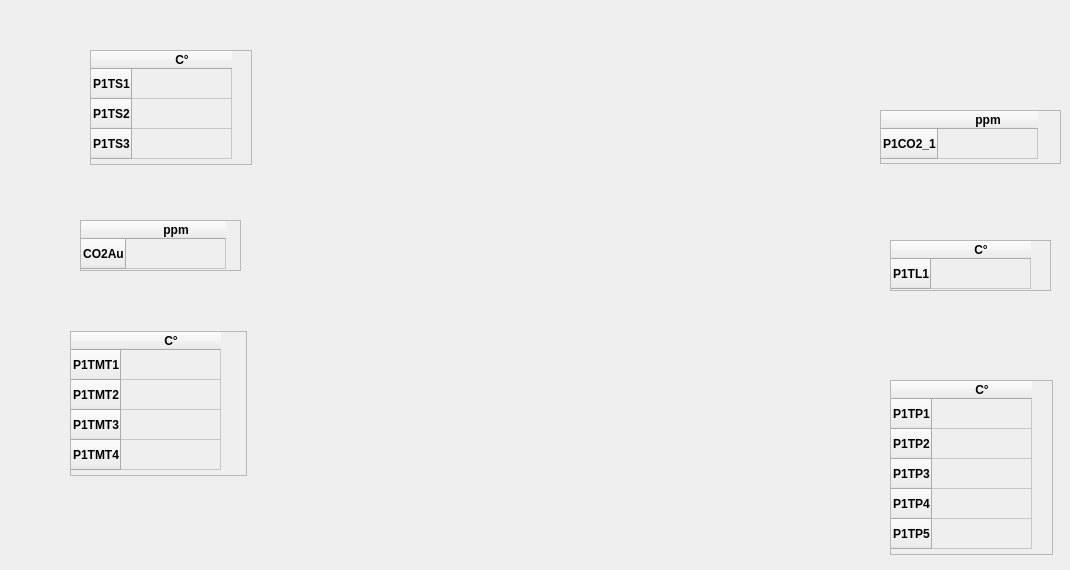
    <widget class="QWidget" name="tab_1">
     <property name="enabled">
      <bool>true</bool>
     </property>
     <attribute name="title">
      <string>Piso 1</string>
     </attribute>
     <widget class="QTableWidget" name="tableWidget">
      <property name="enabled">
       <bool>false</bool>
      </property>
      <property name="geometry">
       <rect>
        <x>90</x>
        <y>50</y>
        <width>162</width>
        <height>115</height>
       </rect>
      </property>
      <property name="palette">
       <palette>
        <active>
         <colorrole role="WindowText">
          <brush brushstyle="SolidPattern">
           <color alpha="255">
            <red>16</red>
            <green>0</green>
            <blue>112</blue>
           </color>
          </brush>
         </colorrole>
         <colorrole role="Dark">
          <brush brushstyle="SolidPattern">
           <color alpha="255">
            <red>0</red>
            <green>0</green>
            <blue>0</blue>
           </color>
          </brush>
         </colorrole>
         <colorrole role="Text">
          <brush brushstyle="SolidPattern">
           <color alpha="255">
            <red>0</red>
            <green>0</green>
            <blue>0</blue>
           </color>
          </brush>
         </colorrole>
         <colorrole role="ButtonText">
          <brush brushstyle="SolidPattern">
           <color alpha="255">
            <red>0</red>
            <green>0</green>
            <blue>0</blue>
           </color>
          </brush>
         </colorrole>
         <colorrole role="PlaceholderText">
          <brush brushstyle="NoBrush">
           <color alpha="128">
            <red>0</red>
            <green>0</green>
            <blue>0</blue>
           </color>
          </brush>
         </colorrole>
        </active>
        <inactive>
         <colorrole role="WindowText">
          <brush brushstyle="SolidPattern">
           <color alpha="255">
            <red>16</red>
            <green>0</green>
            <blue>112</blue>
           </color>
          </brush>
         </colorrole>
         <colorrole role="Dark">
          <brush brushstyle="SolidPattern">
           <color alpha="255">
            <red>0</red>
            <green>0</green>
            <blue>0</blue>
           </color>
          </brush>
         </colorrole>
         <colorrole role="Text">
          <brush brushstyle="SolidPattern">
           <color alpha="255">
            <red>0</red>
            <green>0</green>
            <blue>0</blue>
           </color>
          </brush>
         </colorrole>
         <colorrole role="ButtonText">
          <brush brushstyle="SolidPattern">
           <color alpha="255">
            <red>0</red>
            <green>0</green>
            <blue>0</blue>
           </color>
          </brush>
         </colorrole>
         <colorrole role="PlaceholderText">
          <brush brushstyle="NoBrush">
           <color alpha="128">
            <red>0</red>
            <green>0</green>
            <blue>0</blue>
           </color>
          </brush>
         </colorrole>
        </inactive>
        <disabled>
         <colorrole role="WindowText">
          <brush brushstyle="SolidPattern">
           <color alpha="255">
            <red>0</red>
            <green>0</green>
            <blue>0</blue>
           </color>
          </brush>
         </colorrole>
         <colorrole role="Dark">
          <brush brushstyle="SolidPattern">
           <color alpha="255">
            <red>0</red>
            <green>0</green>
            <blue>0</blue>
           </color>
          </brush>
         </colorrole>
         <colorrole role="Text">
          <brush brushstyle="SolidPattern">
           <color alpha="255">
            <red>0</red>
            <green>0</green>
            <blue>0</blue>
           </color>
          </brush>
         </colorrole>
         <colorrole role="ButtonText">
          <brush brushstyle="SolidPattern">
           <color alpha="255">
            <red>0</red>
            <green>0</green>
            <blue>0</blue>
           </color>
          </brush>
         </colorrole>
         <colorrole role="PlaceholderText">
          <brush brushstyle="NoBrush">
           <color alpha="128">
            <red>0</red>
            <green>0</green>
            <blue>0</blue>
           </color>
          </brush>
         </colorrole>
        </disabled>
       </palette>
      </property>
      <property name="font">
       <font>
        <family>Segoe UI</family>
        <weight>75</weight>
        <bold>true</bold>
       </font>
      </property>
      <row>
       <property name="text">
        <string>P1TS1</string>
       </property>
       <property name="textAlignment">
        <set>AlignCenter</set>
       </property>
      </row>
      <row>
       <property name="text">
        <string>P1TS2</string>
       </property>
       <property name="textAlignment">
        <set>AlignCenter</set>
       </property>
      </row>
      <row>
       <property name="text">
        <string>P1TS3</string>
       </property>
       <property name="textAlignment">
        <set>AlignCenter</set>
       </property>
      </row>
      <column>
       <property name="text">
        <string extracomment="sdadsfasdsdfd">C°</string>
       </property>
      </column>
      <item row="0" column="0">
       <property name="text">
        <string/>
       </property>
       <property name="textAlignment">
        <set>AlignCenter</set>
       </property>
      </item>
      <item row="1" column="0">
       <property name="text">
        <string/>
       </property>
       <property name="textAlignment">
        <set>AlignCenter</set>
       </property>
      </item>
      <item row="2" column="0">
       <property name="text">
        <string/>
       </property>
       <property name="textAlignment">
        <set>AlignCenter</set>
       </property>
      </item>
     </widget>
     <widget class="QTableWidget" name="tableWidget_2">
      <property name="enabled">
       <bool>false</bool>
      </property>
      <property name="geometry">
       <rect>
        <x>890</x>
        <y>240</y>
        <width>161</width>
        <height>51</height>
       </rect>
      </property>
      <property name="palette">
       <palette>
        <active>
         <colorrole role="WindowText">
          <brush brushstyle="SolidPattern">
           <color alpha="255">
            <red>16</red>
            <green>0</green>
            <blue>112</blue>
           </color>
          </brush>
         </colorrole>
         <colorrole role="Dark">
          <brush brushstyle="SolidPattern">
           <color alpha="255">
            <red>0</red>
            <green>0</green>
            <blue>0</blue>
           </color>
          </brush>
         </colorrole>
         <colorrole role="Text">
          <brush brushstyle="SolidPattern">
           <color alpha="255">
            <red>0</red>
            <green>0</green>
            <blue>0</blue>
           </color>
          </brush>
         </colorrole>
         <colorrole role="ButtonText">
          <brush brushstyle="SolidPattern">
           <color alpha="255">
            <red>0</red>
            <green>0</green>
            <blue>0</blue>
           </color>
          </brush>
         </colorrole>
         <colorrole role="PlaceholderText">
          <brush brushstyle="NoBrush">
           <color alpha="128">
            <red>0</red>
            <green>0</green>
            <blue>0</blue>
           </color>
          </brush>
         </colorrole>
        </active>
        <inactive>
         <colorrole role="WindowText">
          <brush brushstyle="SolidPattern">
           <color alpha="255">
            <red>16</red>
            <green>0</green>
            <blue>112</blue>
           </color>
          </brush>
         </colorrole>
         <colorrole role="Dark">
          <brush brushstyle="SolidPattern">
           <color alpha="255">
            <red>0</red>
            <green>0</green>
            <blue>0</blue>
           </color>
          </brush>
         </colorrole>
         <colorrole role="Text">
          <brush brushstyle="SolidPattern">
           <color alpha="255">
            <red>0</red>
            <green>0</green>
            <blue>0</blue>
           </color>
          </brush>
         </colorrole>
         <colorrole role="ButtonText">
          <brush brushstyle="SolidPattern">
           <color alpha="255">
            <red>0</red>
            <green>0</green>
            <blue>0</blue>
           </color>
          </brush>
         </colorrole>
         <colorrole role="PlaceholderText">
          <brush brushstyle="NoBrush">
           <color alpha="128">
            <red>0</red>
            <green>0</green>
            <blue>0</blue>
           </color>
          </brush>
         </colorrole>
        </inactive>
        <disabled>
         <colorrole role="WindowText">
          <brush brushstyle="SolidPattern">
           <color alpha="255">
            <red>0</red>
            <green>0</green>
            <blue>0</blue>
           </color>
          </brush>
         </colorrole>
         <colorrole role="Dark">
          <brush brushstyle="SolidPattern">
           <color alpha="255">
            <red>0</red>
            <green>0</green>
            <blue>0</blue>
           </color>
          </brush>
         </colorrole>
         <colorrole role="Text">
          <brush brushstyle="SolidPattern">
           <color alpha="255">
            <red>0</red>
            <green>0</green>
            <blue>0</blue>
           </color>
          </brush>
         </colorrole>
         <colorrole role="ButtonText">
          <brush brushstyle="SolidPattern">
           <color alpha="255">
            <red>0</red>
            <green>0</green>
            <blue>0</blue>
           </color>
          </brush>
         </colorrole>
         <colorrole role="PlaceholderText">
          <brush brushstyle="NoBrush">
           <color alpha="128">
            <red>0</red>
            <green>0</green>
            <blue>0</blue>
           </color>
          </brush>
         </colorrole>
        </disabled>
       </palette>
      </property>
      <property name="font">
       <font>
        <family>Segoe UI</family>
        <weight>75</weight>
        <bold>true</bold>
       </font>
      </property>
      <row>
       <property name="text">
        <string>P1TL1</string>
       </property>
       <property name="textAlignment">
        <set>AlignCenter</set>
       </property>
      </row>
      <column>
       <property name="text">
        <string>C°</string>
       </property>
      </column>
      <item row="0" column="0">
       <property name="text">
        <string/>
       </property>
       <property name="textAlignment">
        <set>AlignCenter</set>
       </property>
      </item>
     </widget>
     <widget class="QTableWidget" name="tableWidget_3">
      <property name="enabled">
       <bool>false</bool>
      </property>
      <property name="geometry">
       <rect>
        <x>70</x>
        <y>331</y>
        <width>177</width>
        <height>145</height>
       </rect>
      </property>
      <property name="palette">
       <palette>
        <active>
         <colorrole role="WindowText">
          <brush brushstyle="SolidPattern">
           <color alpha="255">
            <red>16</red>
            <green>0</green>
            <blue>112</blue>
           </color>
          </brush>
         </colorrole>
         <colorrole role="Dark">
          <brush brushstyle="SolidPattern">
           <color alpha="255">
            <red>0</red>
            <green>0</green>
            <blue>0</blue>
           </color>
          </brush>
         </colorrole>
         <colorrole role="Text">
          <brush brushstyle="SolidPattern">
           <color alpha="255">
            <red>0</red>
            <green>0</green>
            <blue>0</blue>
           </color>
          </brush>
         </colorrole>
         <colorrole role="ButtonText">
          <brush brushstyle="SolidPattern">
           <color alpha="255">
            <red>0</red>
            <green>0</green>
            <blue>0</blue>
           </color>
          </brush>
         </colorrole>
         <colorrole role="PlaceholderText">
          <brush brushstyle="NoBrush">
           <color alpha="128">
            <red>0</red>
            <green>0</green>
            <blue>0</blue>
           </color>
          </brush>
         </colorrole>
        </active>
        <inactive>
         <colorrole role="WindowText">
          <brush brushstyle="SolidPattern">
           <color alpha="255">
            <red>16</red>
            <green>0</green>
            <blue>112</blue>
           </color>
          </brush>
         </colorrole>
         <colorrole role="Dark">
          <brush brushstyle="SolidPattern">
           <color alpha="255">
            <red>0</red>
            <green>0</green>
            <blue>0</blue>
           </color>
          </brush>
         </colorrole>
         <colorrole role="Text">
          <brush brushstyle="SolidPattern">
           <color alpha="255">
            <red>0</red>
            <green>0</green>
            <blue>0</blue>
           </color>
          </brush>
         </colorrole>
         <colorrole role="ButtonText">
          <brush brushstyle="SolidPattern">
           <color alpha="255">
            <red>0</red>
            <green>0</green>
            <blue>0</blue>
           </color>
          </brush>
         </colorrole>
         <colorrole role="PlaceholderText">
          <brush brushstyle="NoBrush">
           <color alpha="128">
            <red>0</red>
            <green>0</green>
            <blue>0</blue>
           </color>
          </brush>
         </colorrole>
        </inactive>
        <disabled>
         <colorrole role="WindowText">
          <brush brushstyle="SolidPattern">
           <color alpha="255">
            <red>0</red>
            <green>0</green>
            <blue>0</blue>
           </color>
          </brush>
         </colorrole>
         <colorrole role="Dark">
          <brush brushstyle="SolidPattern">
           <color alpha="255">
            <red>0</red>
            <green>0</green>
            <blue>0</blue>
           </color>
          </brush>
         </colorrole>
         <colorrole role="Text">
          <brush brushstyle="SolidPattern">
           <color alpha="255">
            <red>0</red>
            <green>0</green>
            <blue>0</blue>
           </color>
          </brush>
         </colorrole>
         <colorrole role="ButtonText">
          <brush brushstyle="SolidPattern">
           <color alpha="255">
            <red>0</red>
            <green>0</green>
            <blue>0</blue>
           </color>
          </brush>
         </colorrole>
         <colorrole role="PlaceholderText">
          <brush brushstyle="NoBrush">
           <color alpha="128">
            <red>0</red>
            <green>0</green>
            <blue>0</blue>
           </color>
          </brush>
         </colorrole>
        </disabled>
       </palette>
      </property>
      <property name="font">
       <font>
        <family>Segoe UI</family>
        <weight>75</weight>
        <bold>true</bold>
       </font>
      </property>
      <row>
       <property name="text">
        <string>P1TMT1</string>
       </property>
       <property name="textAlignment">
        <set>AlignCenter</set>
       </property>
      </row>
      <row>
       <property name="text">
        <string>P1TMT2</string>
       </property>
       <property name="textAlignment">
        <set>AlignCenter</set>
       </property>
      </row>
      <row>
       <property name="text">
        <string>P1TMT3</string>
       </property>
       <property name="textAlignment">
        <set>AlignCenter</set>
       </property>
      </row>
      <row>
       <property name="text">
        <string>P1TMT4</string>
       </property>
       <property name="textAlignment">
        <set>AlignCenter</set>
       </property>
      </row>
      <column>
       <property name="text">
        <string>C°</string>
       </property>
      </column>
      <item row="0" column="0">
       <property name="text">
        <string/>
       </property>
       <property name="textAlignment">
        <set>AlignCenter</set>
       </property>
      </item>
      <item row="1" column="0">
       <property name="text">
        <string/>
       </property>
       <property name="textAlignment">
        <set>AlignCenter</set>
       </property>
      </item>
      <item row="2" column="0">
       <property name="text">
        <string/>
       </property>
       <property name="textAlignment">
        <set>AlignCenter</set>
       </property>
      </item>
      <item row="3" column="0">
       <property name="text">
        <string/>
       </property>
       <property name="textAlignment">
        <set>AlignCenter</set>
       </property>
      </item>
     </widget>
     <widget class="QTableWidget" name="tableWidget_4">
      <property name="enabled">
       <bool>false</bool>
      </property>
      <property name="geometry">
       <rect>
        <x>890</x>
        <y>380</y>
        <width>163</width>
        <height>175</height>
       </rect>
      </property>
      <property name="palette">
       <palette>
        <active>
         <colorrole role="WindowText">
          <brush brushstyle="SolidPattern">
           <color alpha="255">
            <red>16</red>
            <green>0</green>
            <blue>112</blue>
           </color>
          </brush>
         </colorrole>
         <colorrole role="Dark">
          <brush brushstyle="SolidPattern">
           <color alpha="255">
            <red>0</red>
            <green>0</green>
            <blue>0</blue>
           </color>
          </brush>
         </colorrole>
         <colorrole role="Text">
          <brush brushstyle="SolidPattern">
           <color alpha="255">
            <red>0</red>
            <green>0</green>
            <blue>0</blue>
           </color>
          </brush>
         </colorrole>
         <colorrole role="ButtonText">
          <brush brushstyle="SolidPattern">
           <color alpha="255">
            <red>0</red>
            <green>0</green>
            <blue>0</blue>
           </color>
          </brush>
         </colorrole>
         <colorrole role="PlaceholderText">
          <brush brushstyle="NoBrush">
           <color alpha="128">
            <red>0</red>
            <green>0</green>
            <blue>0</blue>
           </color>
          </brush>
         </colorrole>
        </active>
        <inactive>
         <colorrole role="WindowText">
          <brush brushstyle="SolidPattern">
           <color alpha="255">
            <red>16</red>
            <green>0</green>
            <blue>112</blue>
           </color>
          </brush>
         </colorrole>
         <colorrole role="Dark">
          <brush brushstyle="SolidPattern">
           <color alpha="255">
            <red>0</red>
            <green>0</green>
            <blue>0</blue>
           </color>
          </brush>
         </colorrole>
         <colorrole role="Text">
          <brush brushstyle="SolidPattern">
           <color alpha="255">
            <red>0</red>
            <green>0</green>
            <blue>0</blue>
           </color>
          </brush>
         </colorrole>
         <colorrole role="ButtonText">
          <brush brushstyle="SolidPattern">
           <color alpha="255">
            <red>0</red>
            <green>0</green>
            <blue>0</blue>
           </color>
          </brush>
         </colorrole>
         <colorrole role="PlaceholderText">
          <brush brushstyle="NoBrush">
           <color alpha="128">
            <red>0</red>
            <green>0</green>
            <blue>0</blue>
           </color>
          </brush>
         </colorrole>
        </inactive>
        <disabled>
         <colorrole role="WindowText">
          <brush brushstyle="SolidPattern">
           <color alpha="255">
            <red>0</red>
            <green>0</green>
            <blue>0</blue>
           </color>
          </brush>
         </colorrole>
         <colorrole role="Dark">
          <brush brushstyle="SolidPattern">
           <color alpha="255">
            <red>0</red>
            <green>0</green>
            <blue>0</blue>
           </color>
          </brush>
         </colorrole>
         <colorrole role="Text">
          <brush brushstyle="SolidPattern">
           <color alpha="255">
            <red>0</red>
            <green>0</green>
            <blue>0</blue>
           </color>
          </brush>
         </colorrole>
         <colorrole role="ButtonText">
          <brush brushstyle="SolidPattern">
           <color alpha="255">
            <red>0</red>
            <green>0</green>
            <blue>0</blue>
           </color>
          </brush>
         </colorrole>
         <colorrole role="PlaceholderText">
          <brush brushstyle="NoBrush">
           <color alpha="128">
            <red>0</red>
            <green>0</green>
            <blue>0</blue>
           </color>
          </brush>
         </colorrole>
        </disabled>
       </palette>
      </property>
      <property name="font">
       <font>
        <family>Segoe UI</family>
        <weight>75</weight>
        <bold>true</bold>
       </font>
      </property>
      <attribute name="horizontalHeaderCascadingSectionResizes">
       <bool>false</bool>
      </attribute>
      <attribute name="horizontalHeaderStretchLastSection">
       <bool>false</bool>
      </attribute>
      <attribute name="verticalHeaderCascadingSectionResizes">
       <bool>false</bool>
      </attribute>
      <row>
       <property name="text">
        <string>P1TP1</string>
       </property>
       <property name="textAlignment">
        <set>AlignCenter</set>
       </property>
      </row>
      <row>
       <property name="text">
        <string>P1TP2</string>
       </property>
       <property name="textAlignment">
        <set>AlignCenter</set>
       </property>
      </row>
      <row>
       <property name="text">
        <string>P1TP3</string>
       </property>
       <property name="textAlignment">
        <set>AlignCenter</set>
       </property>
      </row>
      <row>
       <property name="text">
        <string>P1TP4</string>
       </property>
       <property name="textAlignment">
        <set>AlignCenter</set>
       </property>
      </row>
      <row>
       <property name="text">
        <string>P1TP5</string>
       </property>
       <property name="textAlignment">
        <set>AlignCenter</set>
       </property>
      </row>
      <column>
       <property name="text">
        <string>C°</string>
       </property>
      </column>
      <item row="0" column="0">
       <property name="text">
        <string/>
       </property>
       <property name="textAlignment">
        <set>AlignCenter</set>
       </property>
      </item>
      <item row="1" column="0">
       <property name="text">
        <string/>
       </property>
       <property name="textAlignment">
        <set>AlignCenter</set>
       </property>
      </item>
      <item row="2" column="0">
       <property name="text">
        <string/>
       </property>
       <property name="textAlignment">
        <set>AlignCenter</set>
       </property>
      </item>
      <item row="3" column="0">
       <property name="text">
        <string/>
       </property>
       <property name="textAlignment">
        <set>AlignCenter</set>
       </property>
      </item>
     </widget>
     <widget class="QTableWidget" name="tableWidget_10">
      <property name="enabled">
       <bool>false</bool>
      </property>
      <property name="geometry">
       <rect>
        <x>80</x>
        <y>220</y>
        <width>161</width>
        <height>51</height>
       </rect>
      </property>
      <property name="palette">
       <palette>
        <active>
         <colorrole role="WindowText">
          <brush brushstyle="SolidPattern">
           <color alpha="255">
            <red>16</red>
            <green>0</green>
            <blue>112</blue>
           </color>
          </brush>
         </colorrole>
         <colorrole role="Dark">
          <brush brushstyle="SolidPattern">
           <color alpha="255">
            <red>0</red>
            <green>0</green>
            <blue>0</blue>
           </color>
          </brush>
         </colorrole>
         <colorrole role="Text">
          <brush brushstyle="SolidPattern">
           <color alpha="255">
            <red>0</red>
            <green>0</green>
            <blue>0</blue>
           </color>
          </brush>
         </colorrole>
         <colorrole role="ButtonText">
          <brush brushstyle="SolidPattern">
           <color alpha="255">
            <red>0</red>
            <green>0</green>
            <blue>0</blue>
           </color>
          </brush>
         </colorrole>
         <colorrole role="PlaceholderText">
          <brush brushstyle="NoBrush">
           <color alpha="128">
            <red>0</red>
            <green>0</green>
            <blue>0</blue>
           </color>
          </brush>
         </colorrole>
        </active>
        <inactive>
         <colorrole role="WindowText">
          <brush brushstyle="SolidPattern">
           <color alpha="255">
            <red>16</red>
            <green>0</green>
            <blue>112</blue>
           </color>
          </brush>
         </colorrole>
         <colorrole role="Dark">
          <brush brushstyle="SolidPattern">
           <color alpha="255">
            <red>0</red>
            <green>0</green>
            <blue>0</blue>
           </color>
          </brush>
         </colorrole>
         <colorrole role="Text">
          <brush brushstyle="SolidPattern">
           <color alpha="255">
            <red>0</red>
            <green>0</green>
            <blue>0</blue>
           </color>
          </brush>
         </colorrole>
         <colorrole role="ButtonText">
          <brush brushstyle="SolidPattern">
           <color alpha="255">
            <red>0</red>
            <green>0</green>
            <blue>0</blue>
           </color>
          </brush>
         </colorrole>
         <colorrole role="PlaceholderText">
          <brush brushstyle="NoBrush">
           <color alpha="128">
            <red>0</red>
            <green>0</green>
            <blue>0</blue>
           </color>
          </brush>
         </colorrole>
        </inactive>
        <disabled>
         <colorrole role="WindowText">
          <brush brushstyle="SolidPattern">
           <color alpha="255">
            <red>0</red>
            <green>0</green>
            <blue>0</blue>
           </color>
          </brush>
         </colorrole>
         <colorrole role="Dark">
          <brush brushstyle="SolidPattern">
           <color alpha="255">
            <red>0</red>
            <green>0</green>
            <blue>0</blue>
           </color>
          </brush>
         </colorrole>
         <colorrole role="Text">
          <brush brushstyle="SolidPattern">
           <color alpha="255">
            <red>0</red>
            <green>0</green>
            <blue>0</blue>
           </color>
          </brush>
         </colorrole>
         <colorrole role="ButtonText">
          <brush brushstyle="SolidPattern">
           <color alpha="255">
            <red>0</red>
            <green>0</green>
            <blue>0</blue>
           </color>
          </brush>
         </colorrole>
         <colorrole role="PlaceholderText">
          <brush brushstyle="NoBrush">
           <color alpha="128">
            <red>0</red>
            <green>0</green>
            <blue>0</blue>
           </color>
          </brush>
         </colorrole>
        </disabled>
       </palette>
      </property>
      <property name="font">
       <font>
        <family>Segoe UI</family>
        <weight>75</weight>
        <bold>true</bold>
       </font>
      </property>
      <row>
       <property name="text">
        <string>CO2Au</string>
       </property>
       <property name="textAlignment">
        <set>AlignCenter</set>
       </property>
      </row>
      <column>
       <property name="text">
        <string>ppm</string>
       </property>
      </column>
      <item row="0" column="0">
       <property name="text">
        <string/>
       </property>
       <property name="textAlignment">
        <set>AlignCenter</set>
       </property>
      </item>
     </widget>
     <widget class="QTableWidget" name="tableWidget_11">
      <property name="enabled">
       <bool>false</bool>
      </property>
      <property name="geometry">
       <rect>
        <x>880</x>
        <y>110</y>
        <width>181</width>
        <height>54</height>
       </rect>
      </property>
      <property name="palette">
       <palette>
        <active>
         <colorrole role="WindowText">
          <brush brushstyle="SolidPattern">
           <color alpha="255">
            <red>16</red>
            <green>0</green>
            <blue>112</blue>
           </color>
          </brush>
         </colorrole>
         <colorrole role="Dark">
          <brush brushstyle="SolidPattern">
           <color alpha="255">
            <red>0</red>
            <green>0</green>
            <blue>0</blue>
           </color>
          </brush>
         </colorrole>
         <colorrole role="Text">
          <brush brushstyle="SolidPattern">
           <color alpha="255">
            <red>0</red>
            <green>0</green>
            <blue>0</blue>
           </color>
          </brush>
         </colorrole>
         <colorrole role="ButtonText">
          <brush brushstyle="SolidPattern">
           <color alpha="255">
            <red>0</red>
            <green>0</green>
            <blue>0</blue>
           </color>
          </brush>
         </colorrole>
         <colorrole role="PlaceholderText">
          <brush brushstyle="NoBrush">
           <color alpha="128">
            <red>0</red>
            <green>0</green>
            <blue>0</blue>
           </color>
          </brush>
         </colorrole>
        </active>
        <inactive>
         <colorrole role="WindowText">
          <brush brushstyle="SolidPattern">
           <color alpha="255">
            <red>16</red>
            <green>0</green>
            <blue>112</blue>
           </color>
          </brush>
         </colorrole>
         <colorrole role="Dark">
          <brush brushstyle="SolidPattern">
           <color alpha="255">
            <red>0</red>
            <green>0</green>
            <blue>0</blue>
           </color>
          </brush>
         </colorrole>
         <colorrole role="Text">
          <brush brushstyle="SolidPattern">
           <color alpha="255">
            <red>0</red>
            <green>0</green>
            <blue>0</blue>
           </color>
          </brush>
         </colorrole>
         <colorrole role="ButtonText">
          <brush brushstyle="SolidPattern">
           <color alpha="255">
            <red>0</red>
            <green>0</green>
            <blue>0</blue>
           </color>
          </brush>
         </colorrole>
         <colorrole role="PlaceholderText">
          <brush brushstyle="NoBrush">
           <color alpha="128">
            <red>0</red>
            <green>0</green>
            <blue>0</blue>
           </color>
          </brush>
         </colorrole>
        </inactive>
        <disabled>
         <colorrole role="WindowText">
          <brush brushstyle="SolidPattern">
           <color alpha="255">
            <red>0</red>
            <green>0</green>
            <blue>0</blue>
           </color>
          </brush>
         </colorrole>
         <colorrole role="Dark">
          <brush brushstyle="SolidPattern">
           <color alpha="255">
            <red>0</red>
            <green>0</green>
            <blue>0</blue>
           </color>
          </brush>
         </colorrole>
         <colorrole role="Text">
          <brush brushstyle="SolidPattern">
           <color alpha="255">
            <red>0</red>
            <green>0</green>
            <blue>0</blue>
           </color>
          </brush>
         </colorrole>
         <colorrole role="ButtonText">
          <brush brushstyle="SolidPattern">
           <color alpha="255">
            <red>0</red>
            <green>0</green>
            <blue>0</blue>
           </color>
          </brush>
         </colorrole>
         <colorrole role="PlaceholderText">
          <brush brushstyle="NoBrush">
           <color alpha="128">
            <red>0</red>
            <green>0</green>
            <blue>0</blue>
           </color>
          </brush>
         </colorrole>
        </disabled>
       </palette>
      </property>
      <property name="font">
       <font>
        <family>Segoe UI</family>
        <weight>75</weight>
        <bold>true</bold>
       </font>
      </property>
      <row>
       <property name="text">
        <string>P1CO2_1</string>
       </property>
       <property name="textAlignment">
        <set>AlignCenter</set>
       </property>
      </row>
      <column>
       <property name="text">
        <string>ppm</string>
       </property>
      </column>
      <item row="0" column="0">
       <property name="text">
        <string/>
       </property>
       <property name="textAlignment">
        <set>AlignCenter</set>
       </property>
      </item>
     </widget>
     <widget class="QLabel" name="label_4">
      <property name="geometry">
       <rect>
        <x>226</x>
        <y>60</y>
        <width>691</width>
        <height>501</height>
       </rect>
      </property>
      <property name="styleSheet">
       <string notr="true">border-image: url(:/img/piso1Citec.PNG);</string>
      </property>
      <property name="text">
       <string/>
      </property>
     </widget>
     <zorder>label_4</zorder>
     <zorder>tableWidget_3</zorder>
     <zorder>tableWidget_10</zorder>
     <zorder>tableWidget</zorder>
     <zorder>tableWidget_4</zorder>
     <zorder>tableWidget_11</zorder>
     <zorder>tableWidget_2</zorder>
    </widget>
